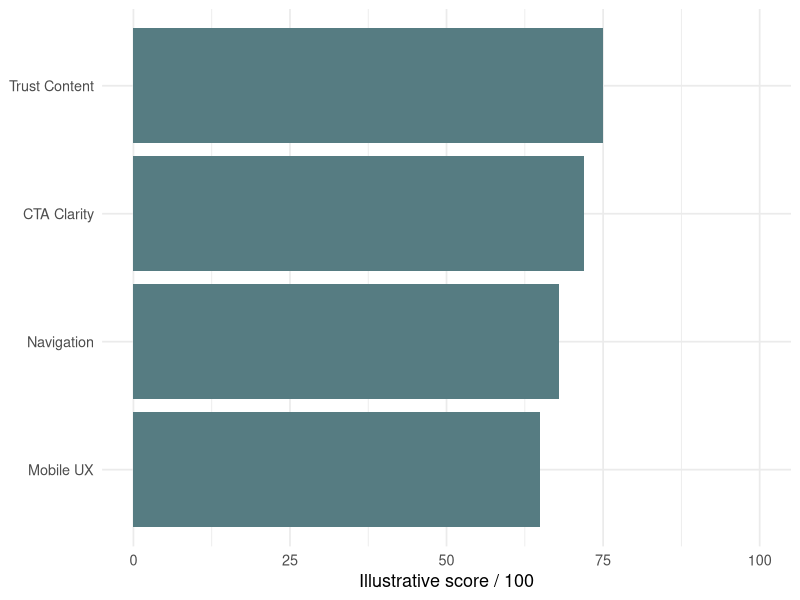

Recreate this plot in R.
## ---- chunk 1
#| include: false
library(ggplot2)
# Illustrative figures only; replace with approved client data when available.
metrics <- data.frame(metric=c("Mobile UX", "CTA Clarity", "Navigation", "Trust Content"),score=c(65,72,68,75))
## ---- chunk 2
#| echo: false
ggplot(metrics, aes(x=reorder(metric,score),y=score)) + geom_col(fill="#567c82") + coord_flip() + ylim(0,100) + labs(x=NULL,y="Illustrative score / 100") + theme_minimal(base_size=13)
